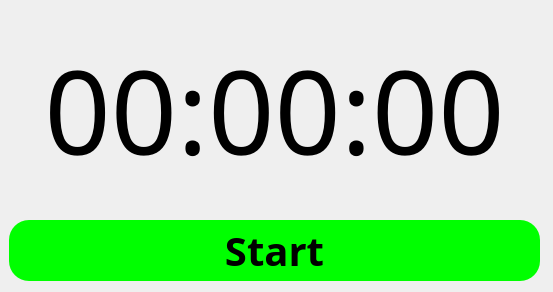
<?xml version="1.0" encoding="UTF-8"?>
<ui version="4.0">
 <class>MainWindow</class>
 <widget class="QMainWindow" name="MainWindow">
  <property name="geometry">
   <rect>
    <x>0</x>
    <y>0</y>
    <width>553</width>
    <height>292</height>
   </rect>
  </property>
  <property name="minimumSize">
   <size>
    <width>553</width>
    <height>292</height>
   </size>
  </property>
  <property name="maximumSize">
   <size>
    <width>553</width>
    <height>292</height>
   </size>
  </property>
  <property name="mouseTracking">
   <bool>false</bool>
  </property>
  <property name="tabletTracking">
   <bool>false</bool>
  </property>
  <property name="windowTitle">
   <string>MainWindow</string>
  </property>
  <property name="layoutDirection">
   <enum>Qt::LeftToRight</enum>
  </property>
  <property name="autoFillBackground">
   <bool>false</bool>
  </property>
  <property name="styleSheet">
   <string notr="true">#MainWindow{
background-image: url(:/images/bg.jpg);
}</string>
  </property>
  <property name="toolButtonStyle">
   <enum>Qt::ToolButtonIconOnly</enum>
  </property>
  <property name="dockOptions">
   <set>QMainWindow::AllowTabbedDocks|QMainWindow::AnimatedDocks</set>
  </property>
  <widget class="QWidget" name="centralwidget">
   <widget class="QStackedWidget" name="stackedWidget">
    <property name="geometry">
     <rect>
      <x>-1</x>
      <y>220</y>
      <width>551</width>
      <height>71</height>
     </rect>
    </property>
    <property name="styleSheet">
     <string notr="true"/>
    </property>
    <property name="currentIndex">
     <number>0</number>
    </property>
    <widget class="QWidget" name="page">
     <property name="styleSheet">
      <string notr="true"/>
     </property>
     <widget class="QPushButton" name="btn_start">
      <property name="geometry">
       <rect>
        <x>10</x>
        <y>0</y>
        <width>531</width>
        <height>61</height>
       </rect>
      </property>
      <property name="font">
       <font>
        <family>Arial Black</family>
        <pointsize>30</pointsize>
        <weight>75</weight>
        <italic>false</italic>
        <bold>true</bold>
        <underline>false</underline>
       </font>
      </property>
      <property name="focusPolicy">
       <enum>Qt::StrongFocus</enum>
      </property>
      <property name="layoutDirection">
       <enum>Qt::LeftToRight</enum>
      </property>
      <property name="autoFillBackground">
       <bool>false</bool>
      </property>
      <property name="styleSheet">
       <string notr="true">QPushButton#btn_start{
	border-radius: 20px;
	background-color: rgb(0, 255, 0);
}

QPushButton#btn_start:hover{
	background-color: rgb(0, 170, 0);
}


QPushButton#btn_start:pressed{
	padding-left: 5px;
	padding-top: 5px;
}</string>
      </property>
      <property name="text">
       <string>Start</string>
      </property>
      <property name="autoDefault">
       <bool>false</bool>
      </property>
      <property name="default">
       <bool>false</bool>
      </property>
     </widget>
    </widget>
    <widget class="QWidget" name="page_2">
     <widget class="QPushButton" name="btn_stop">
      <property name="geometry">
       <rect>
        <x>9</x>
        <y>0</y>
        <width>531</width>
        <height>61</height>
       </rect>
      </property>
      <property name="font">
       <font>
        <family>Arial Black</family>
        <pointsize>30</pointsize>
        <weight>75</weight>
        <bold>true</bold>
       </font>
      </property>
      <property name="styleSheet">
       <string notr="true">QPushButton#btn_stop{
	border-radius: 20px;
	background-color: rgb(255, 0, 0);
}

QPushButton#btn_stop:hover{
	background-color: rgb(170, 0, 0);
}


QPushButton#btn_stop:pressed{
	padding-left: 5px;
	padding-top: 5px;
}</string>
      </property>
      <property name="text">
       <string>Stop</string>
      </property>
     </widget>
    </widget>
    <widget class="QWidget" name="page_3">
     <widget class="QPushButton" name="btn_reset">
      <property name="geometry">
       <rect>
        <x>10</x>
        <y>0</y>
        <width>261</width>
        <height>61</height>
       </rect>
      </property>
      <property name="font">
       <font>
        <family>Arial Black</family>
        <pointsize>20</pointsize>
        <weight>75</weight>
        <bold>true</bold>
       </font>
      </property>
      <property name="styleSheet">
       <string notr="true">QPushButton#btn_reset{
	border-radius: 20px;
	background-color: rgb(255, 255, 0);
}

QPushButton#btn_reset:hover{
	background-color: rgb(255, 255, 127);
}


QPushButton#btn_reset:pressed{
	padding-left: 5px;
	padding-top: 5px;
}</string>
      </property>
      <property name="text">
       <string>Reset</string>
      </property>
     </widget>
     <widget class="QPushButton" name="btn_continue">
      <property name="geometry">
       <rect>
        <x>274</x>
        <y>0</y>
        <width>261</width>
        <height>61</height>
       </rect>
      </property>
      <property name="font">
       <font>
        <family>Arial Black</family>
        <pointsize>20</pointsize>
        <weight>75</weight>
        <bold>true</bold>
       </font>
      </property>
      <property name="styleSheet">
       <string notr="true">QPushButton#btn_continue{
	border-radius: 20px;
	background-color: rgb(85, 255, 127);
}

QPushButton#btn_continue:hover{
	background-color: rgb(0, 255, 0);
}


QPushButton#btn_continue:pressed{
	padding-left: 5px;
	padding-top: 5px;
}</string>
      </property>
      <property name="text">
       <string>Continue</string>
      </property>
     </widget>
    </widget>
   </widget>
   <widget class="QWidget" name="widget_time" native="true">
    <property name="geometry">
     <rect>
      <x>-1</x>
      <y>19</y>
      <width>551</width>
      <height>161</height>
     </rect>
    </property>
    <widget class="QLabel" name="label">
     <property name="geometry">
      <rect>
       <x>0</x>
       <y>-20</y>
       <width>551</width>
       <height>221</height>
      </rect>
     </property>
     <property name="font">
      <font>
       <family>Arial Black</family>
       <pointsize>87</pointsize>
      </font>
     </property>
     <property name="layoutDirection">
      <enum>Qt::LeftToRight</enum>
     </property>
     <property name="text">
      <string>00:00:00</string>
     </property>
     <property name="alignment">
      <set>Qt::AlignCenter</set>
     </property>
    </widget>
   </widget>
  </widget>
 </widget>
 <resources>
  <include location="res.qrc"/>
 </resources>
 <connections/>
</ui>
